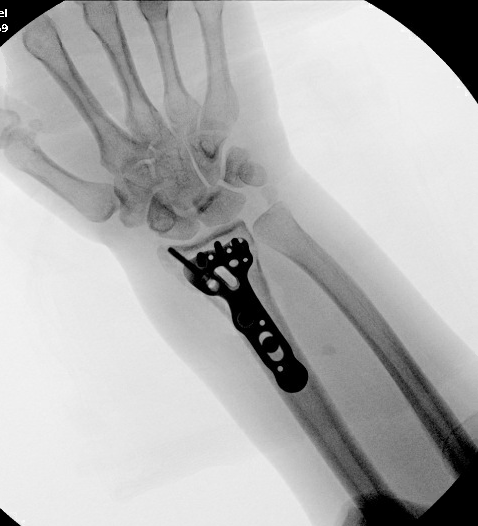
#> input picture ML/sample/acumed ex1 at 2.22.36 PM (1).png, 478 x 526 px
$ jupyter execute --allow-errors test.ipynb
#> lines starting #> are read from the running program, lines starting #| are printed output that depends on the picture
[cell 1]
import cv2
from matplotlib import pyplot as plt

# Opening image
img = cv2.imread("sample/acumed ex1 at 2.22.36 PM (1).png")
#> img is the input picture: shape (526, 478, 3); min 0, max 255, mean 178.7

# OpenCV opens images as BRG
# but we want it as RGB We'll
# also need a grayscale version
edited = cv2.cvtColor(img, cv2.COLOR_BGR2GRAY)

blurred = cv2.GaussianBlur(edited, (5, 5), 0)

# sharpen image using unsharp masking
edited = cv2.addWeighted(edited, 3.0, blurred, -1.0, 0)
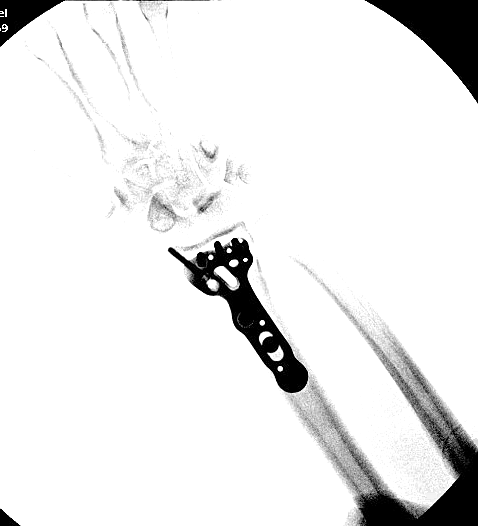
#> edited: shape (526, 478); min 0, max 255, mean 233.4

# noise cancelling
edited = cv2.fastNlMeansDenoising(edited, None, 10, 7, 21)

# get color histogram
hist = cv2.calcHist([edited], [0], None, [2], [0, 256])
#> hist = [18869, 232559]

# max bin value
max_bin = hist[0].argmax()
#> max_bin = 0
print(hist)
#| [[ 18869.]
#|  [232559.]]


plt.rcParams['figure.figsize'] = [10, 5]
f, axarr = plt.subplots(1,3)
axarr[0].imshow(img, cmap='gray')
axarr[1].imshow(edited, cmap='gray')
#> (the rest of this cell did not finish here and is left out)
